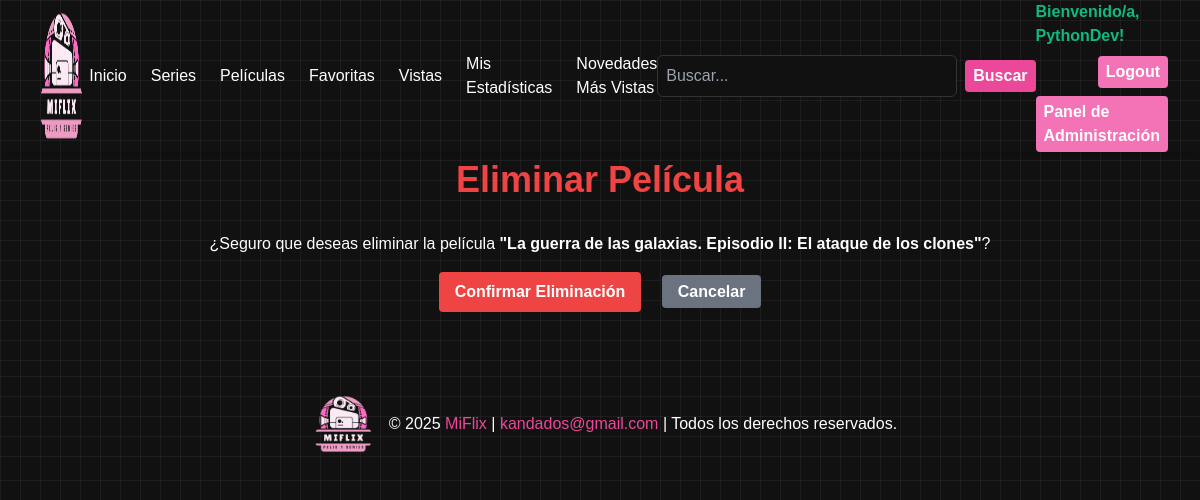
Screenshot of /usuarios/eliminar-pelicula/2/ (signed in) with the database file from the repository.
### usuarios/models.py (models this page shows, shortened)
class Usuario(AbstractUser):
    ADMIN = 'ADMIN'
    CLIENT = 'CLIENT'
    ROLE_CHOICES = [
        (ADMIN, 'Administrador'),
        (CLIENT, 'Cliente'),
        ('USER', 'USUARIO'),
    ]
    is_first_login = models.BooleanField(default=True)  # Este campo indica si es el primer login
    role = models.CharField(max_length=10, choices=ROLE_CHOICES, default=CLIENT)
    email = models.EmailField(unique=True)

### MiFlixApp/models.py (models this page shows, shortened)
class Pelicula(models.Model):
    id = models.AutoField(primary_key=True)
    titulo = models.CharField(max_length=255)
    sinopsis = models.TextField(blank=True, null=True)
    estreno = models.IntegerField(blank=True, null=True)
    genero = models.CharField(max_length=100, blank=True, null=True)
    director = models.CharField(max_length=255, blank=True, null=True)
    protagonistas = models.TextField(blank=True, null=True)
    duracion = models.IntegerField(blank=True, null=True)  # En minutos (100, 90, 150 etc.)
    calificacion_usuario = models.IntegerField(blank=True, default=0)
    vistas_totales = models.IntegerField(default=0)
    image_cover = models.ImageField(upload_to='movie_images/', blank=True, null=True)
    class Meta:
        db_table = 'Peliculas'
        verbose_name = "Película"
        verbose_name_plural = "Películas"

### usuarios/views.py (the view)
# urls.py: path('eliminar-pelicula/<int:pelicula_id>/', views.eliminar_pelicula, name='eliminar_pelicula'),
@login_required
@user_passes_test(es_administrador)
def eliminar_pelicula(request, pelicula_id):
    pelicula = get_object_or_404(Pelicula, id=pelicula_id)
    if request.method == 'POST':  # Confirmar eliminación
        pelicula.delete()
        messages.success(request, f'La película "{pelicula.titulo}" ha sido eliminada correctamente.')
        return redirect('usuarios:gestion_contenidos')  # Redirigir a la gestión de contenidos
    return render(request, 'usuarios/eliminar_pelicula.html', {'pelicula': pelicula})

### usuarios/views.py (called while the page is built)
def es_administrador(user):
    return user.is_authenticated and user.is_staff

### usuarios/templates/usuarios/eliminar_pelicula.html (shortened to what this page needs)
{% extends "MiFlixApp/base.html" %}
{% block content %}
<section class="py-8 px-4 mt-32">
    <h1 class="text-4xl font-bold text-center mb-8 text-red-500">Eliminar Película</h1>
    <p class="text-center text-white mb-4">¿Seguro que deseas eliminar la película <strong>"{{ pelicula.titulo }}"</strong>?</p>
    <form method="post" class="text-center">
        <button type="submit" class="bg-red-500 hover:bg-red-700 text-white font-bold py-2 px-4 rounded">Confirmar Eliminación</button>
        <a href="{% url 'usuarios:gestion_contenidos' %}" class="bg-gray-500 hover:bg-gray-700 text-white font-bold py-2 px-4 rounded ml-4">Cancelar</a>
    </form>
</section>
{% endblock %}

### MiFlixApp/templates/MiFlixApp/base.html (shortened to what this page needs)
<!DOCTYPE html>
<html lang="es">
<head>
    {% load static %}
    <link href="https://cdn.jsdelivr.net/npm/tailwindcss@2.2.19/dist/tailwind.min.css" rel="stylesheet">
    <link rel="stylesheet" href="https://cdn.jsdelivr.net/npm/flyonui@latest/dist/flyonui.min.css">
    <link rel="stylesheet" href="{% static 'MiFlixApp/style.css' %}">
</head>
<body class="text-white">
    <header id="main-header" class="fixed top-0 left-0 w-full z-50 transition-all duration-300 ease-in-out shadow-md">
        <div class="flex items-center justify-between px-20 py- md:px-8">
            <a href="{% url 'MiFlixApp:index' %}">
                <img src="{% static 'MiFlixApp/images/logo.png' %}" alt="Logo MiFlix" class="h-36">
            </a>
            <nav id="menu" class="hidden md:flex space-x-6 items-center">
                <a href="{% url 'MiFlixApp:index' %}" class="hover:text-pink-300">Inicio</a>
                <a href="{% url 'MiFlixApp:series' %}" class="hover:text-pink-300">Series</a>
                <a href="{% url 'MiFlixApp:peliculas' %}" class="hover:text-pink-300">Películas</a>
                {% if user.is_authenticated %}
                    <a href="{% url 'usuarios:favoritos' %}" class="hover:text-pink-300">Favoritas</a>
                    <a href="{% url 'usuarios:ya_vistas' %}" class="hover:text-pink-300">Vistas</a>
                    <a href="{% url 'usuarios:estadisticas_usuario' %}" class="hover:text-pink-300">Mis Estadísticas</a>
                {% endif %}
                <a href="{% url 'MiFlixApp:novedades_mas_vistas' %}" class="hover:text-pink-300">Novedades Más Vistas</a>
            </nav>
            <form action="{% url 'MiFlixApp:buscar_contenido' %}" method="get" class="hidden md:flex items-center space-x-2">
                <input
                    type="text"
                    name="q"
                    placeholder="Buscar..."
                    class="search-input"
                >
                <button type="submit" class="bg-pink-500 hover:bg-pink-700 text-white font-bold py-1 px-2 rounded">
                    Buscar
                </button>
            </form>
            <div class="hidden md:flex flex-col items-end space-y-2">
                {% if user.is_authenticated %}
                    <span class="text-green-500 font-semibold">Bienvenido/a, {{ user.username }}!</span>
                    <form action="{% url 'usuarios:logout' %}" method="post" class="inline">
                        <button type="submit" class="bg-pink-400 hover:bg-pink-500 text-white font-bold py-1 px-2 rounded">
                            Logout
                        </button>
                    </form>
                    {% if user.is_staff %}
                        <a href="{% url 'usuarios:panel_admin' %}" class="bg-pink-400 hover:bg-pink-500 text-white font-bold py-1 px-2 rounded">
                            Panel de Administración
                        </a>
                    {% endif %}
                {% else %}
                    <div class="flex space-x-2">
                        <a href="{% url 'usuarios:login' %}" class="bg-white-400 hover:bg-pink-500 text-white font-bold py-1 px-2 rounded">Login</a>
                        <a href="{% url 'usuarios:registro' %}" class="bg-white-400 hover:bg-pink-500 text-white font-bold py-1 px-2 rounded">Registro</a>
                    </div>
                {% endif %}
            </div>
        </div>
    </header>
    <main class="{% if request.resolver_match.url_name in 'series peliculas favoritos ya_vistas estadisticas_usuario novedades_mas_vistas' %}adjusted-content{% endif %} px-4 sm:px-8">
        {% block content %}{% endblock %}
    </main>
    <footer class="text-center text-white py-4 mt-8">
    <div class="flex justify-center items-center space-x-2">
        <img src="{% static 'MiFlixApp/images/logo.png' %}" alt="Logo MiFlix" class="h-16">
        <span>© 2025 <span class="highlight">MiFlix</span> | <span class="highlight">kandados@gmail.com</span> | Todos los derechos reservados.</span>
    </div>
</footer>
</body>
</html>

### MiFlixApp/static/MiFlixApp/style.css (style rules this page uses)
body { background-color: #111; background-image: linear-gradient(rgba(255, 255, 255, 0.05) 1px, transparent 1px), linear-gradient(90deg, rgba(255, 255, 255, 0.05) 1px, transparent 1px); background-size: 20px 20px; color: #fff; margin: 0; padding: 0; font-family: 'Arial', sans-serif; }
header { background-color: #202020; }
footer { background-color: #202020; }

### MiFlixApp/templates/MiFlixApp/base.html (style rules this page uses)
body { background-color: #111; background-image: linear-gradient(rgba(255, 255, 255, 0.05) 1px, transparent 1px), linear-gradient(90deg, rgba(255, 255, 255, 0.05) 1px, transparent 1px); background-size: 20px 20px; color: #fff; }
header { background-color: #111; background-image: linear-gradient(rgba(255, 255, 255, 0.05) 1px, transparent 1px), linear-gradient(90deg, rgba(255, 255, 255, 0.05) 1px, transparent 1px); background-size: 20px 20px; }
footer { background-color: #111; background-image: linear-gradient(rgba(255, 255, 255, 0.05) 1px, transparent 1px), linear-gradient(90deg, rgba(255, 255, 255, 0.05) 1px, transparent 1px); background-size: 20px 20px; }
footer .highlight { color: #ec4899; }
.search-input { width: 300px; background-color: #111; color: #fff; border: 1px solid #333; padding: 0.5rem; border-radius: 0.375rem; }

### rows the page displays
Usuario: username "PythonDev"
Pelicula: titulo "La guerra de las galaxias. Episodio II: El ataque de los clones"
